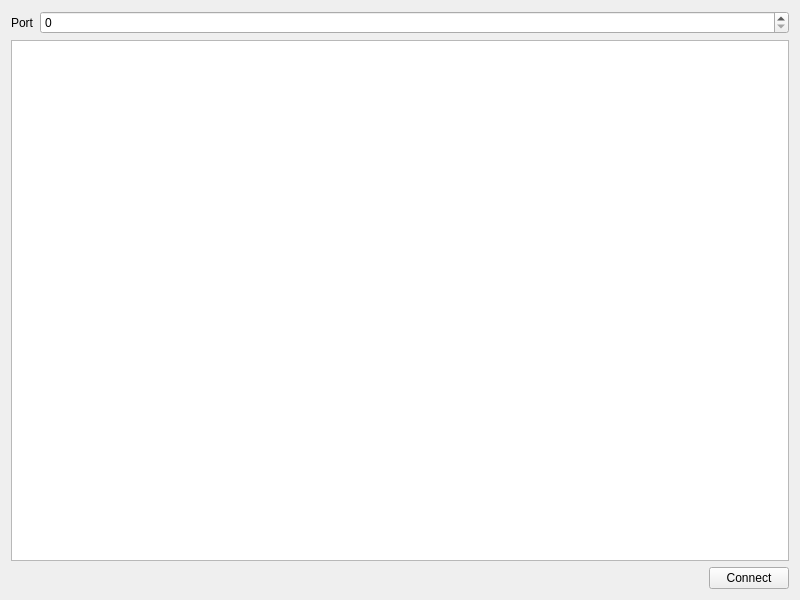
<?xml version="1.0" encoding="UTF-8"?>
<ui version="4.0">
 <class>Widget</class>
 <widget class="QWidget" name="Widget">
  <property name="geometry">
   <rect>
    <x>0</x>
    <y>0</y>
    <width>800</width>
    <height>600</height>
   </rect>
  </property>
  <property name="windowTitle">
   <string>Widget</string>
  </property>
  <layout class="QGridLayout" name="gridLayout">
   <item row="0" column="0">
    <layout class="QFormLayout" name="formLayout">
     <item row="0" column="0">
      <widget class="QLabel" name="port_2">
       <property name="text">
        <string>Port</string>
       </property>
      </widget>
     </item>
     <item row="0" column="1">
      <widget class="QSpinBox" name="port">
       <property name="maximum">
        <number>999999999</number>
       </property>
      </widget>
     </item>
    </layout>
   </item>
   <item row="1" column="0">
    <widget class="QListWidget" name="listWidget"/>
   </item>
   <item row="2" column="0">
    <layout class="QHBoxLayout" name="horizontalLayout">
     <item>
      <spacer name="horizontalSpacer">
       <property name="orientation">
        <enum>Qt::Horizontal</enum>
       </property>
       <property name="sizeHint" stdset="0">
        <size>
         <width>40</width>
         <height>20</height>
        </size>
       </property>
      </spacer>
     </item>
     <item>
      <widget class="QPushButton" name="connect">
       <property name="text">
        <string>Connect</string>
       </property>
      </widget>
     </item>
    </layout>
   </item>
  </layout>
 </widget>
 <resources/>
 <connections/>
</ui>
